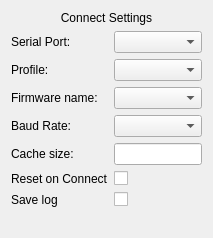
<?xml version="1.0" encoding="UTF-8"?>
<ui version="4.0">
 <class>ConnectSettings</class>
 <widget class="QWidget" name="ConnectSettings">
  <property name="geometry">
   <rect>
    <x>0</x>
    <y>0</y>
    <width>213</width>
    <height>238</height>
   </rect>
  </property>
  <property name="windowTitle">
   <string>Form</string>
  </property>
  <layout class="QFormLayout" name="formLayout">
   <item row="1" column="0">
    <widget class="QLabel" name="label_2">
     <property name="text">
      <string>Serial Port:</string>
     </property>
    </widget>
   </item>
   <item row="1" column="1">
    <widget class="QComboBox" name="serialPortCB"/>
   </item>
   <item row="3" column="0">
    <widget class="QLabel" name="label_3">
     <property name="text">
      <string>Firmware name:</string>
     </property>
    </widget>
   </item>
   <item row="3" column="1">
    <widget class="QComboBox" name="firmwareCB"/>
   </item>
   <item row="4" column="0">
    <widget class="QLabel" name="label_4">
     <property name="text">
      <string>Baud Rate:</string>
     </property>
    </widget>
   </item>
   <item row="4" column="1">
    <widget class="QComboBox" name="baudCB"/>
   </item>
   <item row="5" column="0">
    <widget class="QLabel" name="label_5">
     <property name="text">
      <string>Cache size:</string>
     </property>
    </widget>
   </item>
   <item row="5" column="1">
    <widget class="QLineEdit" name="cacheLE"/>
   </item>
   <item row="6" column="0">
    <widget class="QLabel" name="label_6">
     <property name="text">
      <string>Reset on Connect</string>
     </property>
    </widget>
   </item>
   <item row="6" column="1">
    <widget class="QCheckBox" name="resetCK">
     <property name="text">
      <string/>
     </property>
    </widget>
   </item>
   <item row="7" column="0">
    <widget class="QLabel" name="label_7">
     <property name="text">
      <string>Save log</string>
     </property>
    </widget>
   </item>
   <item row="7" column="1">
    <widget class="QCheckBox" name="saveLogCK">
     <property name="text">
      <string/>
     </property>
    </widget>
   </item>
   <item row="0" column="0" colspan="2">
    <widget class="QLabel" name="label">
     <property name="text">
      <string>Connect Settings</string>
     </property>
     <property name="alignment">
      <set>Qt::AlignCenter</set>
     </property>
    </widget>
   </item>
   <item row="2" column="0">
    <widget class="QLabel" name="label_8">
     <property name="text">
      <string>Profile:</string>
     </property>
    </widget>
   </item>
   <item row="2" column="1">
    <widget class="QComboBox" name="profileCB"/>
   </item>
   <item row="8" column="1">
    <spacer name="verticalSpacer">
     <property name="orientation">
      <enum>Qt::Vertical</enum>
     </property>
     <property name="sizeHint" stdset="0">
      <size>
       <width>20</width>
       <height>40</height>
      </size>
     </property>
    </spacer>
   </item>
  </layout>
 </widget>
 <resources/>
 <connections/>
</ui>
